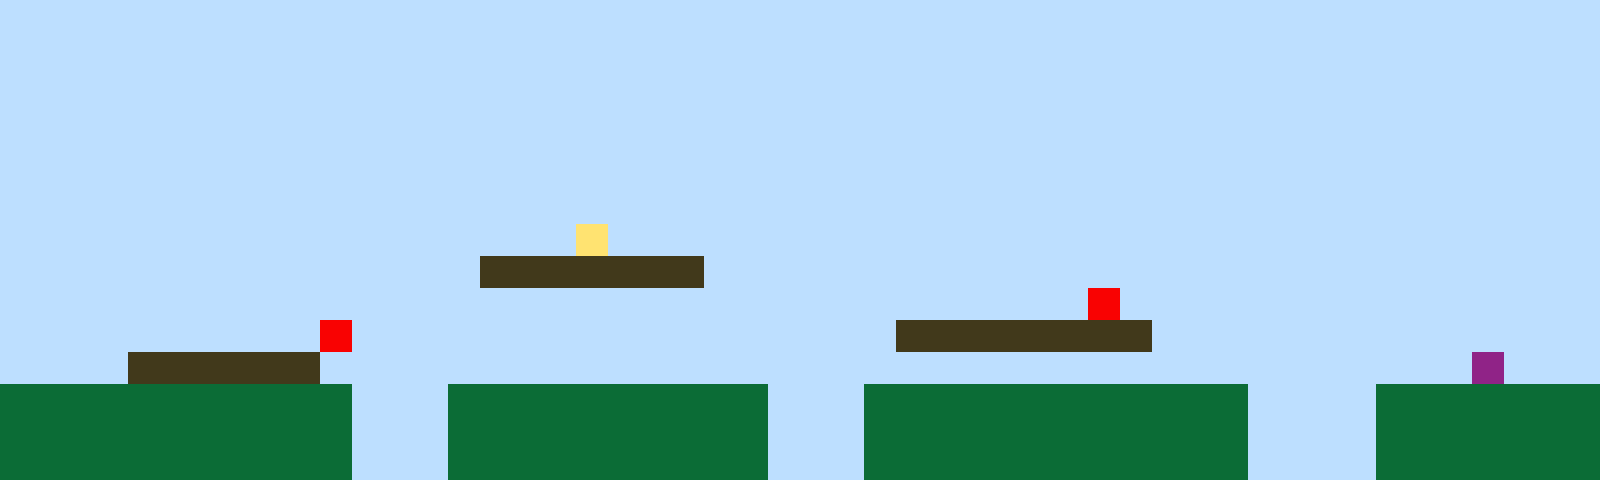

Tiled map render using the project's own tile images. Description and the whole map definition, tile-layer contents included, below:
An orthogonal 50x15 tile map with 32x32 px tiles, 1 tile layer (Tile Layer 1).

<map version="1.10" tiledversion="1.11.2" orientation="orthogonal" renderorder="right-up" width="50" height="15" tilewidth="32" tileheight="32" infinite="0" nextlayerid="2" nextobjectid="1"><editorsettings><export target="map1.csv" format="csv" /></editorsettings><tileset firstgid="1" name="sprites" tilewidth="32" tileheight="32" tilecount="6" columns="3"><image source="sprites.png" width="96" height="64" /></tileset><layer id="1" name="Tile Layer 1" width="50" height="15"><data encoding="csv">1,1,1,1,1,1,1,1,1,1,1,1,1,1,1,1,1,1,1,1,1,1,1,1,1,1,1,1,1,1,1,1,1,1,1,1,1,1,1,1,1,1,1,1,1,1,1,1,1,1,1,1,1,1,1,1,1,1,1,1,1,1,1,1,1,1,1,1,1,1,1,1,1,1,1,1,1,1,1,1,1,1,1,1,1,1,1,1,1,1,1,1,1,1,1,1,1,1,1,1,1,1,1,1,1,1,1,1,1,1,1,1,1,1,1,1,1,1,1,1,1,1,1,1,1,1,1,1,1,1,1,1,1,1,1,1,1,1,1,1,1,1,1,1,1,1,1,1,1,1,1,1,1,1,1,1,1,1,1,1,1,1,1,1,1,1,1,1,1,1,1,1,1,1,1,1,1,1,1,1,1,1,1,1,1,1,1,1,1,1,1,1,1,1,1,1,1,1,1,1,1,1,1,1,1,1,1,1,1,1,1,1,1,1,1,1,1,1,1,1,1,1,1,1,1,1,1,1,1,1,1,1,1,1,1,1,1,1,1,1,1,1,1,1,1,1,1,1,1,1,1,1,1,1,1,1,1,1,1,1,1,1,1,1,1,1,1,1,1,1,1,1,1,1,1,1,1,1,1,1,1,1,1,1,1,1,1,1,1,1,1,1,1,1,1,1,1,1,1,1,1,1,1,1,1,1,1,1,1,1,1,1,1,1,1,1,1,1,1,1,1,1,1,1,1,1,1,1,1,1,1,1,1,1,1,1,1,1,1,1,1,1,1,1,1,1,1,1,1,1,1,1,1,1,1,1,1,1,1,1,1,1,1,1,1,1,1,1,4,1,1,1,1,1,1,1,1,1,1,1,1,1,1,1,1,1,1,1,1,1,1,1,1,1,1,1,1,1,1,1,1,1,1,1,1,1,1,1,1,1,1,1,1,1,1,3,3,3,3,3,3,3,1,1,1,1,1,1,1,1,1,1,1,1,1,1,1,1,1,1,1,1,1,1,1,1,1,1,1,1,1,1,1,1,1,1,1,1,1,1,1,1,1,1,1,1,1,1,1,1,1,1,1,1,1,1,1,1,1,1,1,1,1,1,5,1,1,1,1,1,1,1,1,1,1,1,1,1,1,1,1,1,1,1,1,1,1,1,1,1,5,1,1,1,1,1,1,1,1,1,1,1,1,1,1,1,1,1,3,3,3,3,3,3,3,3,1,1,1,1,1,1,1,1,1,1,1,1,1,1,1,1,1,1,3,3,3,3,3,3,1,1,1,1,1,1,1,1,1,1,1,1,1,1,1,1,1,1,1,1,1,1,1,1,1,1,1,1,1,1,1,1,1,1,1,1,6,1,1,1,2,2,2,2,2,2,2,2,2,2,2,1,1,1,2,2,2,2,2,2,2,2,2,2,1,1,1,2,2,2,2,2,2,2,2,2,2,2,2,1,1,1,1,2,2,2,2,2,2,2,2,2,2,2,2,2,2,2,2,2,2,1,1,1,2,2,2,2,2,2,2,2,2,2,1,1,1,2,2,2,2,2,2,2,2,2,2,2,2,1,1,1,1,2,2,2,2,2,2,2,2,2,2,2,2,2,2,2,2,2,2,1,1,1,2,2,2,2,2,2,2,2,2,2,1,1,1,2,2,2,2,2,2,2,2,2,2,2,2,1,1,1,1,2,2,2,2,2,2,2</data></layer></map>
